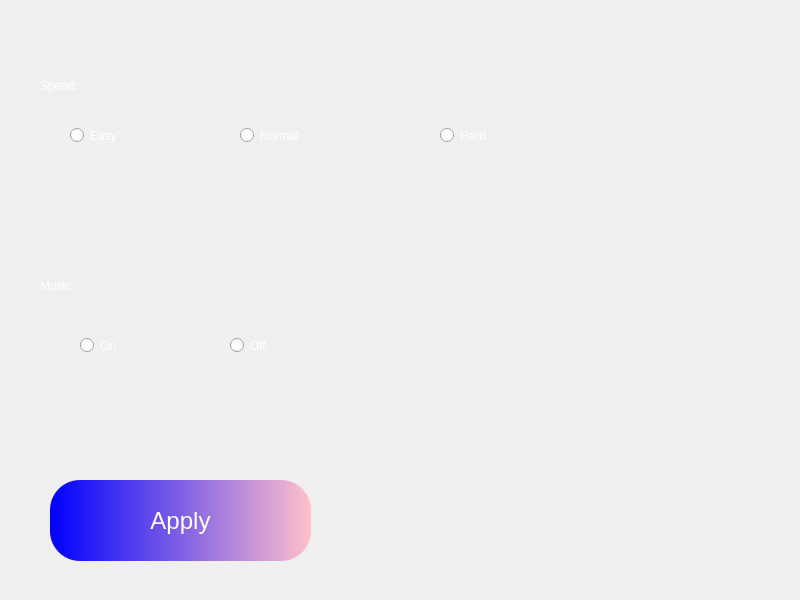
<?xml version="1.0" encoding="UTF-8"?>
<ui version="4.0">
 <class>MainWindow</class>
 <widget class="QMainWindow" name="MainWindow">
  <property name="geometry">
   <rect>
    <x>0</x>
    <y>0</y>
    <width>800</width>
    <height>600</height>
   </rect>
  </property>
  <property name="windowTitle">
   <string>MainWindow</string>
  </property>
  <widget class="QWidget" name="centralwidget">
   <widget class="QRadioButton" name="radioButtonEasy">
    <property name="geometry">
     <rect>
      <x>70</x>
      <y>120</y>
      <width>101</width>
      <height>31</height>
     </rect>
    </property>
    <property name="cursor">
     <cursorShape>PointingHandCursor</cursorShape>
    </property>
    <property name="styleSheet">
     <string notr="true">font: 14pt &quot;MS Shell Dlg 2&quot;;
color: white;</string>
    </property>
    <property name="text">
     <string>Easy</string>
    </property>
   </widget>
   <widget class="QRadioButton" name="radioButtonNormal">
    <property name="geometry">
     <rect>
      <x>240</x>
      <y>120</y>
      <width>111</width>
      <height>31</height>
     </rect>
    </property>
    <property name="cursor">
     <cursorShape>PointingHandCursor</cursorShape>
    </property>
    <property name="styleSheet">
     <string notr="true">font: 14pt &quot;MS Shell Dlg 2&quot;;
color: white;</string>
    </property>
    <property name="text">
     <string>Normal</string>
    </property>
   </widget>
   <widget class="QRadioButton" name="radioButtonHard">
    <property name="geometry">
     <rect>
      <x>440</x>
      <y>120</y>
      <width>91</width>
      <height>31</height>
     </rect>
    </property>
    <property name="cursor">
     <cursorShape>PointingHandCursor</cursorShape>
    </property>
    <property name="styleSheet">
     <string notr="true">font: 14pt &quot;MS Shell Dlg 2&quot;;
color: white;</string>
    </property>
    <property name="text">
     <string>Hard</string>
    </property>
   </widget>
   <widget class="QLabel" name="label">
    <property name="geometry">
     <rect>
      <x>40</x>
      <y>70</y>
      <width>91</width>
      <height>31</height>
     </rect>
    </property>
    <property name="styleSheet">
     <string notr="true">font: 75 14pt &quot;MS Shell Dlg 2&quot;;
color: white</string>
    </property>
    <property name="text">
     <string>Speed:</string>
    </property>
   </widget>
   <widget class="QLabel" name="label_2">
    <property name="geometry">
     <rect>
      <x>40</x>
      <y>270</y>
      <width>161</width>
      <height>31</height>
     </rect>
    </property>
    <property name="styleSheet">
     <string notr="true">font: 75 14pt &quot;MS Shell Dlg 2&quot;;
color: white</string>
    </property>
    <property name="text">
     <string>Music</string>
    </property>
   </widget>
   <widget class="QRadioButton" name="radioButtonOn">
    <property name="geometry">
     <rect>
      <x>80</x>
      <y>330</y>
      <width>101</width>
      <height>31</height>
     </rect>
    </property>
    <property name="cursor">
     <cursorShape>PointingHandCursor</cursorShape>
    </property>
    <property name="styleSheet">
     <string notr="true">font: 14pt &quot;MS Shell Dlg 2&quot;;
color: white;</string>
    </property>
    <property name="text">
     <string>On</string>
    </property>
   </widget>
   <widget class="QRadioButton" name="radioButtonOff">
    <property name="geometry">
     <rect>
      <x>230</x>
      <y>330</y>
      <width>101</width>
      <height>31</height>
     </rect>
    </property>
    <property name="cursor">
     <cursorShape>PointingHandCursor</cursorShape>
    </property>
    <property name="styleSheet">
     <string notr="true">font: 14pt &quot;MS Shell Dlg 2&quot;;
color: white;</string>
    </property>
    <property name="text">
     <string>Off</string>
    </property>
   </widget>
   <widget class="QPushButton" name="pushButtonApply">
    <property name="geometry">
     <rect>
      <x>50</x>
      <y>480</y>
      <width>261</width>
      <height>81</height>
     </rect>
    </property>
    <property name="cursor">
     <cursorShape>PointingHandCursor</cursorShape>
    </property>
    <property name="styleSheet">
     <string notr="true">border-radius: 30px;
background-color: qlineargradient(spread:pad, x1:0, y1:0, x2:1, y2:0, stop:0 blue, stop:1 pink);
color: white;
font-size: 24px;
text-align: center;</string>
    </property>
    <property name="text">
     <string>Apply</string>
    </property>
   </widget>
  </widget>
 </widget>
 <resources/>
 <connections/>
</ui>
